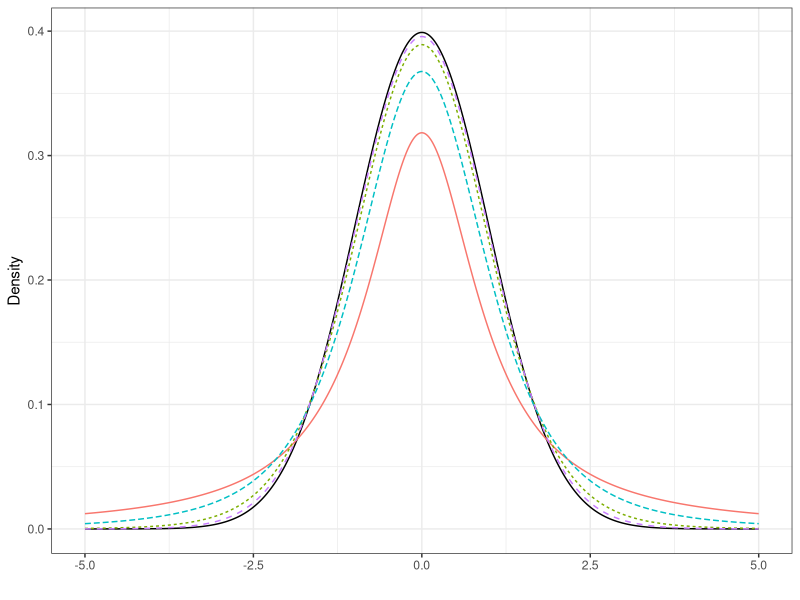
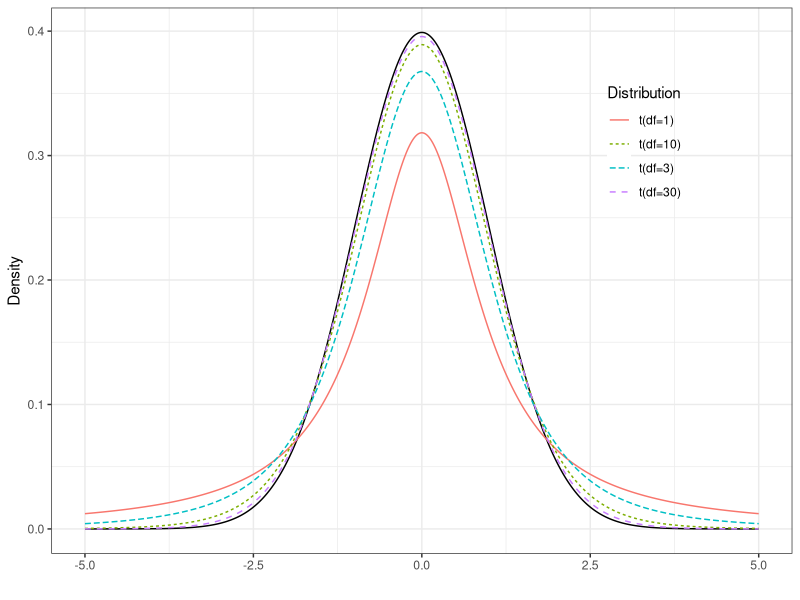
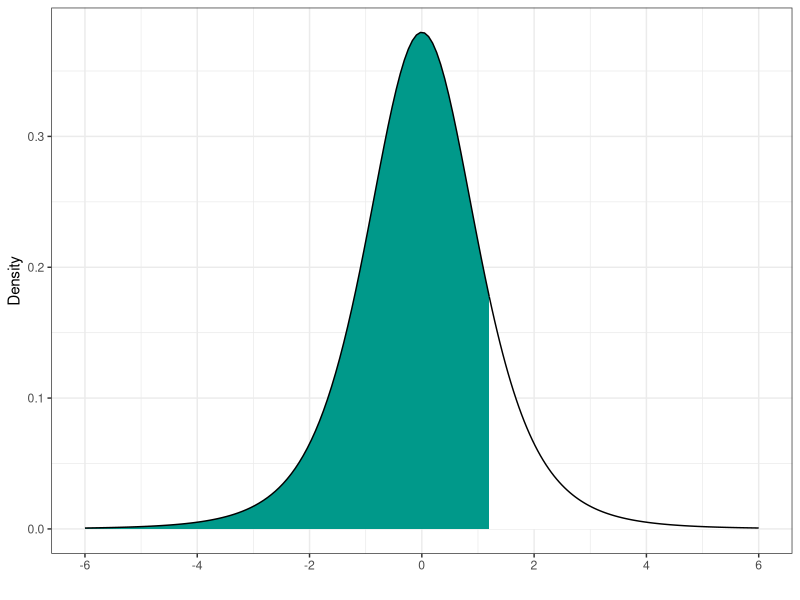
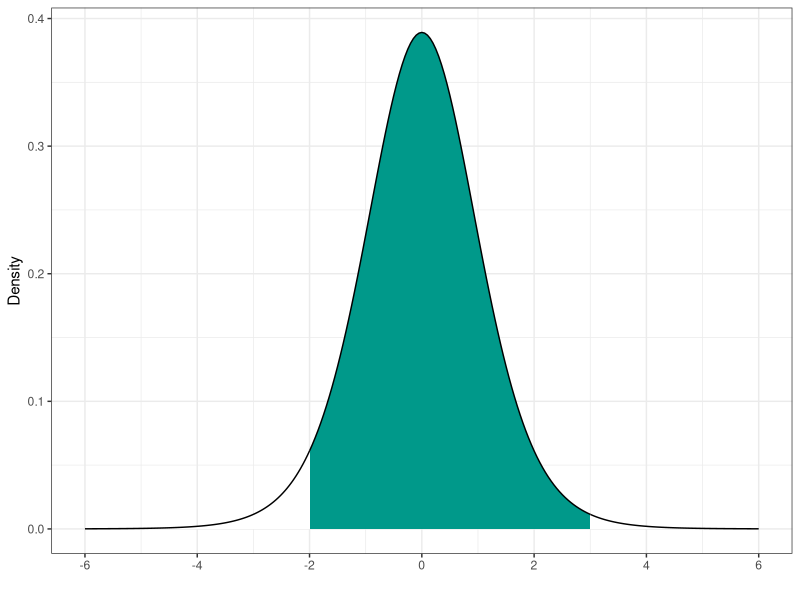
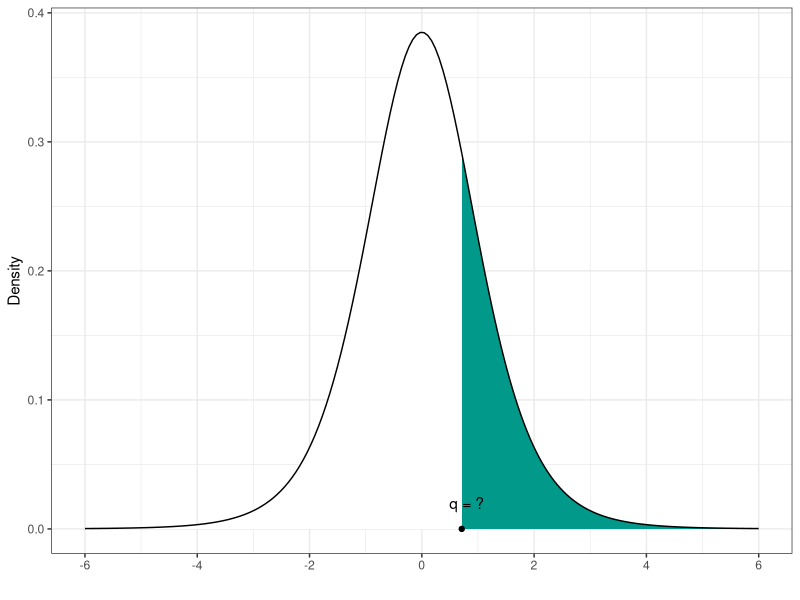

These charts were generated, in order, by the following R code:
## ---- chunk 1

## ---- chunk 2
library(tidyverse)
theme_set(theme_bw())
## ---- chunk 3
x <- seq(-5, 5, length = 1000)
d <- rbind(
  data.frame(dist="t(df=1)",  x=x, d=dt(x,1)),
  data.frame(dist="t(df=3)",  x=x, d=dt(x,3)),
  data.frame(dist="t(df=10)", x=x, d=dt(x,10)),
  data.frame(dist="t(df=30)", x=x, d=dt(x,30))
)
ggplot(d) + 
  geom_line(data = data.frame(x=x, d=dnorm(x)), aes(x = x, y = d)) +
  geom_line(aes(x = x, y = d, color = dist, linetype = dist)) +
  labs(x = "", y = "Density") + 
  theme(legend.position = "none")
## ---- chunk 4
x <- seq(-5, 5, length = 1000)
d <- rbind(
  data.frame(dist="t(df=1)",  x=x, d=dt(x,1)),
  data.frame(dist="t(df=3)",  x=x, d=dt(x,3)),
  data.frame(dist="t(df=10)", x=x, d=dt(x,10)),
  data.frame(dist="t(df=30)", x=x, d=dt(x,30))
)
ggplot(d) + 
  geom_line(data = data.frame(x=x, d=dnorm(x)), aes(x = x, y = d)) +
  geom_line(aes(x = x, y = d, color = dist, linetype = dist)) +
  labs(x = "", y = "Density", 
       color = "Distribution", linetype = "Distribution") +
  theme(legend.position = c(0.8, 0.75), 
        legend.background = element_rect(fill = NA))
## ---- chunk 5
cutoff <- 1.2
ggplot(NULL, aes(c(-6,6))) +
  geom_area(stat = "function", fun = dt, 
            args = list(df = 5), 
            fill = "#00998a", xlim = c(-6, cutoff), color = "black") +
  geom_area(stat = "function", fun = dt, 
            args = list(df = 5), 
            fill = "#FFFFFF", xlim = c(cutoff, 6), color = "black") +
  labs(x = "", y = "Density") +
  scale_x_continuous(breaks = seq(-6, 6, by = 2))
## ---- chunk 6
pt(1.2, df = 5)
## ---- chunk 7
cutoff1 <- -2
cutoff2 <- 3
ggplot(NULL, aes(c(-6,6))) +
  geom_area(stat = "function", fun = dt, args = list(df = 10), 
            fill = "#FFFFFF", xlim = c(-6, cutoff1), color = "black") +
  geom_area(stat = "function", fun = dt, args = list(df = 10), 
            fill = "#00998a", xlim = c(cutoff1, cutoff2), color = "black") +
  geom_area(stat = "function", fun = dt, args = list(df = 10), 
            fill = "#FFFFFF", xlim = c(cutoff2, 6), color = "black") +
  labs(x = "", y = "Density") +
  scale_x_continuous(breaks = seq(-6, 6, by = 2))
## ---- chunk 8
pt(3, df = 10) - pt(-2, df = 10)
## ---- chunk 9
cutoff <- qt(0.25, df = 7, lower.tail = FALSE)
ggplot(NULL, aes(c(-6,6))) +
  geom_area(stat = "function", fun = dt, 
            args = list(df = 7), 
            fill = "#FFFFFF", xlim = c(-6, cutoff), color = "black") +
  geom_area(stat = "function", fun = dt, 
            args = list(df = 7), 
            fill = "#00998a", xlim = c(cutoff, 6), color = "black") +
  labs(x = "", y = "Density") +
  scale_x_continuous(breaks = seq(-6, 6, by = 2)) +
  geom_point(data = data.frame(x = cutoff, y = 0), aes(x,y)) + 
  geom_text(aes(x = 0.8, y = 0.02, label = "q = ?"))
## ---- chunk 10
qt(0.25, df = 7, lower.tail = FALSE)
